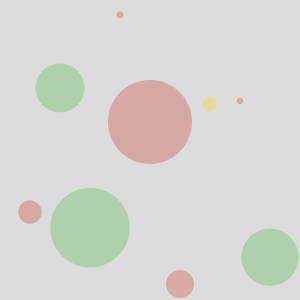
Frame 1 (no input)
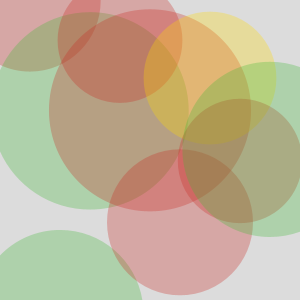
Frame 60 (the mouse pressed at the canvas centre just before this capture)
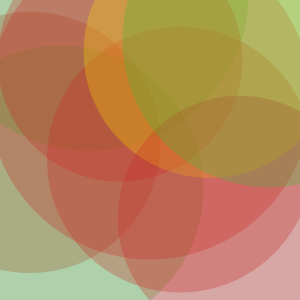
Frame 120 (the mouse held since frame 60 and released just before this capture)

The Processing sketch that drew these frames (run headless with seeded random() and noise(); from frame 60 on, the mouse is pressed at the canvas centre):

// Processing sketch: processing_20495
// ── processing_20495.pde

int num = 10;
float[] radius = new float[num];
float mySize = 50;
float[] ypos = new float[num];
float[] speed = new float[num];
color[] myColors = new color[4];
int[] col = new int[num];
 
void setup() {
 
  size(300,300);
  frameRate(20);
  //explicitly add colors to the myColors array
  myColors[0] = color(200,40,35,75);
  myColors[1] = color(65,185,54,75);
  myColors[2] = color(255,217,0,75);
  myColors[3] = color(0,168,255,75);
 
  //use a loop to randomly seed ypos, speed, and col
  for(int i=num-1; i>=0; i--) {
    ypos[i] = random(0,height);
    speed[i] = random(-5,5);
    col[i] = floor(random(0,4));
    radius[i] = random(5,100);
  }
  noStroke();
  smooth();
}
 
void draw() {
  background(220);
   
  for(int i=0; i<num-1; i++) {
    //use the int from col[] to choose the fill from myColors[]
    fill(myColors[col[i]]);
    //draw the ellipse using ypos[]
    ellipse(width/num * i + width/num, ypos[i], radius[i], radius[i]);
    //update ypos[] with speed[]
    ypos[i] = ypos[i] + speed[i];
    radius[i] = radius[i]+2;
     
    //if the circles go off the screen, reset them
    if(ypos[i] > height + mySize/2) ypos[i] = -mySize/2;
    if(ypos[i] < -mySize/2) ypos[i] = height - +mySize/2;
    if(radius[i] > 400) radius[i] = 5;
    if(radius[i] > 100) fill(myColors[col[i]]);
  }
}
